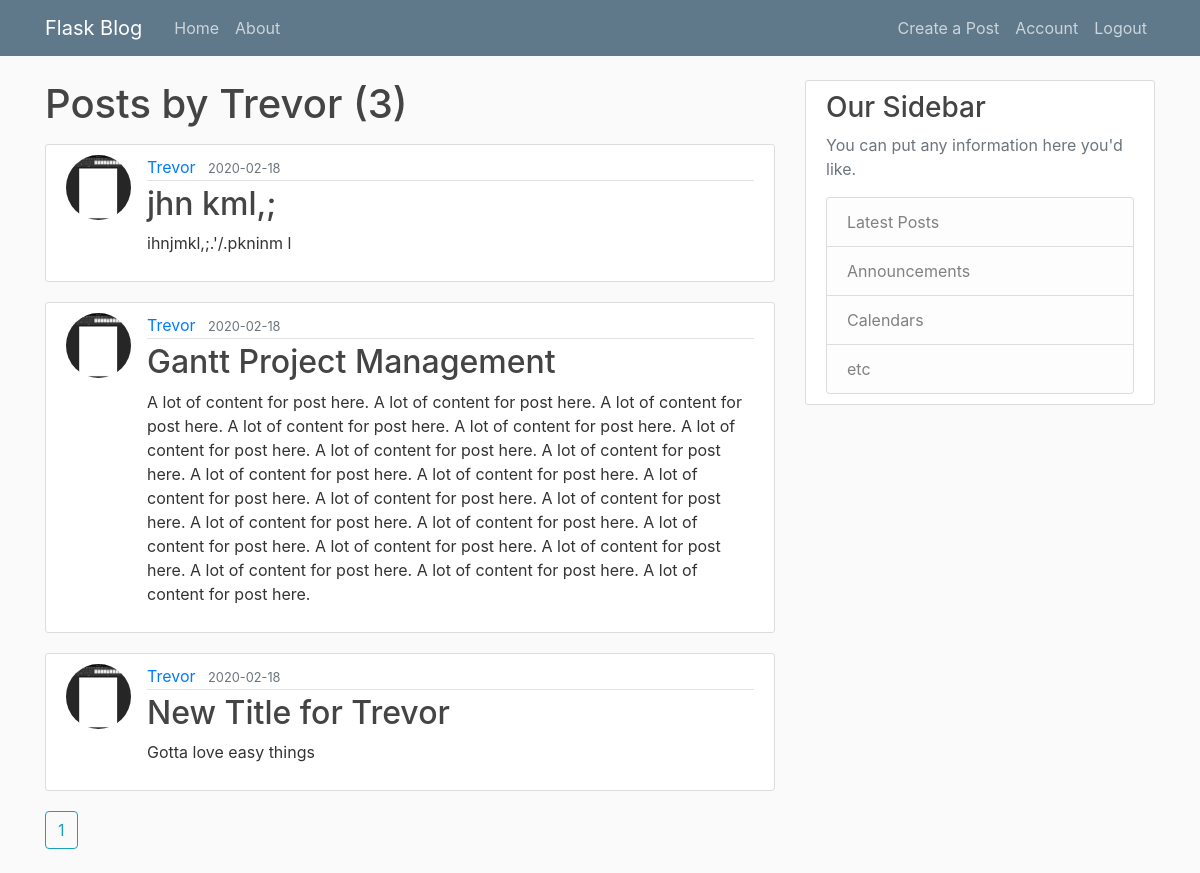
Screenshot of /user/Trevor (signed in) with the database file from the repository.
### flaskblog/models.py (models this page shows, shortened)
class User(db.Model, UserMixin):
    id = db.Column(db.Integer, primary_key=True)
    username = db.Column(db.String(20), unique=True, nullable=False)
    email = db.Column(db.String(120), unique=True, nullable=False)
    image_file = db.Column(db.String(20), nullable=False, default='default.jpg')
    password = db.Column(db.String(60), nullable=False)
    posts = db.relationship('Post', backref='author', lazy=True)

class Post(db.Model):
    id = db.Column(db.Integer, primary_key=True)
    title = db.Column(db.String(100), unique=True, nullable=False)
    date_posted = db.Column(db.DateTime, nullable=False, default=datetime.utcnow)
    content = db.Column(db.Text, nullable=False)
    user_id = db.Column(db.Integer, db.ForeignKey('user.id'), nullable=False)

### flaskblog/users/routes.py (the view)
@users.route('/user/<string:username>')
def user_posts(username):
    user = User.query.filter_by(username=username).first_or_404()
    page = request.args.get('page', 1, type=int)
    posts = Post.query.filter_by(author=user) \
        .order_by(Post.date_posted.desc()) \
        .paginate(page=page, per_page=3)
    return render_template('user_posts.html', posts=posts, user=user)

### flaskblog/models.py (called while the page is built)
@login_manager.user_loader
def load_user(user_id):
    return User.query.get(int(user_id))

### flaskblog/templates/user_posts.html
{% extends "layout.html" %}
{% block content %}
    <div><h1 class="mb-3">
        Posts by {{ user.username }} ({{ posts.total }})
    </h1></div>
    {%for post in posts.items%}
    <article class="media content-section">
        <img src="{{ url_for('static', filename='profile/'+post.author.image_file) }}" class="rounded-circle article-img"
             alt="{{ post.author.username }}'s picture">
        <div class="media-body">
          <div class="article-metadata">
            <a class="mr-2" href="{{ url_for('users.user_posts', username=post.author.username) }}">{{ post.author.username }}</a>
            <small class="text-muted">{{ post.date_posted.strftime('%Y-%m-%d') }}</small>
          </div>
          <h2><a class="article-title" href="{{ url_for('posts.post', post_id=post.id) }}">{{ post.title }}</a></h2>
          <p class="article-content">{{ post.content }}</p>
        </div>
      </article>
      {%endfor%}
    {%for page_num in posts.iter_pages()%}
        {% if page_num %}
            <a class="btn btn-outline-info mb-4" href="{{ url_for('users.user_posts', username=user.username, page=page_num) }}">{{ page_num }}</a>
        {% else %}
            ...
        {% endif %}
    {%endfor%}
{% endblock %}

### flaskblog/static/main.css (style rules this page uses)
body { background: #fafafa; color: #333333; margin-top: 5rem; }
h1, h2, h3, h4, h5, h6 { color: #444444; }
.content-section { background: #ffffff; padding: 10px 20px; border: 1px solid #dddddd; border-radius: 3px; margin-bottom: 20px; }
.article-title { color: #444444; }
.article-content { white-space: pre-line; }
.article-img { height: 65px; width: 65px; margin-right: 16px; }
.article-metadata { padding-bottom: 1px; margin-bottom: 4px; border-bottom: 1px solid #e3e3e3 }

### rows the page displays
User: username "Trevor"
Post: image_file (picture), author.username "Trevor", date_posted "2020-02-18", title "jhn kml,;", content "ihnjmkl,;.'/.pkninm l"
Post: image_file (picture), author.username "Trevor", date_posted "2020-02-18", title "Gantt Project Management", content "A lot of content for post here. A lot of content for post here. A lot of content for post here. A lot of content for post here. A lot of content for post here. A lot of content for post here. A lot of content for post here. A lot of content for post here. A lot of content for post here. A lot of content for post here. A lot of content for post here. A lot of content for post here. A lot of content for post here. A lot of content for post here. A lot of content for post here. A lot of content for post here. A lot of content for post here. A lot of content for post here. A lot of content for post here. A lot of content for post here. A lot of content for post here."
Post: image_file (picture), author.username "Trevor", date_posted "2020-02-18", title "New Title for Trevor", content "Gotta love easy things"

### other values shown
{{ posts.total }} "3"
{{ page_num }} "1"
